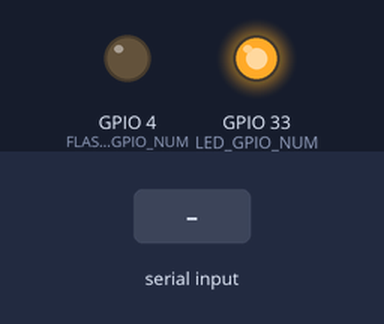
The sketch below on a simulated ESP32. Parts: output pins drawn as LEDs (lit = HIGH). The inputs (shaded band) are chosen by the test bench. WiFi joins after 1.5 s; servers stay silent unless stated; uploads are accepted with an empty reply; the camera gives no picture; what the sketch prints to the serial monitor is not drawn.

Above: at 3.0 s.
3.1 s: "CAPTURE\n" received over Serial
At 3.33 s:
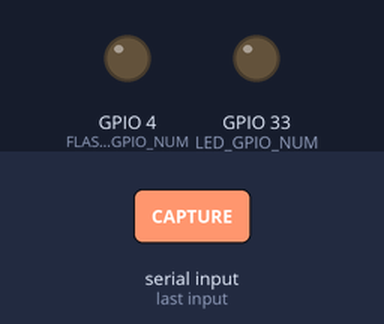
5.0 s: "$GPGGA\n" received over Serial
6.5 s: "GPS:,45\n" received over Serial
Timing chart, 0 to 12.0 s (numbered marks = the images above; inputs shaded):
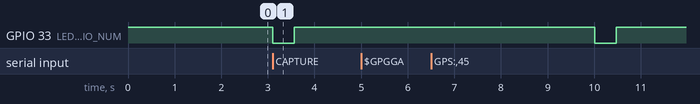

The sketch:

astropath_cam.ino
```cpp
/**
 * ASTROPATH Road Damage Detection System
 * ESP32-CAM Firmware
 *
 * Features:
 * 1. WiFi Connectivity
 * 2. MJPEG Streaming & JPEG Capture
 * 3. HTTP Server for Remote Monitoring
 * 4. Triggered Capture (Hardware Sensor)
 * 5. Automatic Upload to ASTROPATH Server
 * 6. Serial Communication for GPS Data
 */

#include "esp_camera.h"
#include <WiFi.h>
#include <HTTPClient.h>
#include "esp_http_server.h"

// ===========================
// CONFIGURATION
// ===========================

// WiFi Credentials
const char* ssid = "YOUR_WIFI_SSID";
const char* password = "YOUR_WIFI_PASSWORD";

// ASTROPATH Server Configuration
const char* serverUrl = "http://192.168.1.100:5000/api/upload"; // Update with your server IP

// Hardware Configuration
#define FLASH_GPIO_NUM 4    // Built-in flash LED
#define LED_GPIO_NUM 33     // Status LED (inverted)

// Camera Model: AI THINKER
#define PWDN_GPIO_NUM     32
#define RESET_GPIO_NUM    -1
#define XCLK_GPIO_NUM      0
#define SIOD_GPIO_NUM     26
#define SIOC_GPIO_NUM     27
#define Y9_GPIO_NUM       35
#define Y8_GPIO_NUM       34
#define Y7_GPIO_NUM       39
#define Y6_GPIO_NUM       36
#define Y5_GPIO_NUM       21
#define Y4_GPIO_NUM       19
#define Y3_GPIO_NUM       18
#define Y2_GPIO_NUM        5
#define VSYNC_GPIO_NUM    25
#define HREF_GPIO_NUM     23
#define PCLK_GPIO_NUM     22

// ===========================
// GLOBAL VARIABLES
// ===========================

httpd_handle_t camera_httpd = NULL;
unsigned long lastTriggerTime = 0;
const int captureInterval = 10000; // Auto-capture every 10 seconds (if no trigger)

// GPS Data
float currentLat = 0.0;
float currentLon = 0.0;
bool gpsValid = false;
unsigned long lastGpsUpdate = 0;

// ===========================
// CAMERA UTILITIES
// ===========================

void setupCamera() {
  camera_config_t config;
  config.ledc_channel = LEDC_CHANNEL_0;
  config.ledc_timer = LEDC_TIMER_0;
  config.pin_d0 = Y2_GPIO_NUM;
  config.pin_d1 = Y3_GPIO_NUM;
  config.pin_d2 = Y4_GPIO_NUM;
  config.pin_d3 = Y5_GPIO_NUM;
  config.pin_d4 = Y6_GPIO_NUM;
  config.pin_d5 = Y7_GPIO_NUM;
  config.pin_d6 = Y8_GPIO_NUM;
  config.pin_d7 = Y9_GPIO_NUM;
  config.pin_xclk = XCLK_GPIO_NUM;
  config.pin_pclk = PCLK_GPIO_NUM;
  config.pin_vsync = VSYNC_GPIO_NUM;
  config.pin_href = HREF_GPIO_NUM;
  config.pin_sscb_sda = SIOD_GPIO_NUM;
  config.pin_sscb_scl = SIOC_GPIO_NUM;
  config.pin_pwdn = PWDN_GPIO_NUM;
  config.pin_reset = RESET_GPIO_NUM;
  config.xclk_freq_hz = 20000000;
  config.pixel_format = PIXFORMAT_JPEG;

  // Initialize with high quality for detection
  if(psramFound()){
    config.frame_size = FRAMESIZE_UXGA;
    config.jpeg_quality = 10;
    config.fb_count = 2;
  } else {
    config.frame_size = FRAMESIZE_SVGA;
    config.jpeg_quality = 12;
    config.fb_count = 1;
  }

  // Camera init
  esp_err_t err = esp_camera_init(&config);
  if (err != ESP_OK) {
    Serial.printf("Camera init failed with error 0x%x", err);
    return;
  }

  sensor_t * s = esp_camera_sensor_get();
  s->set_brightness(s, 0);     // -2 to 2
  s->set_contrast(s, 0);       // -2 to 2
  s->set_saturation(s, 0);     // -2 to 2
  s->set_whitebal(s, 1);       // 0 = disable , 1 = enable
  s->set_awb_gain(s, 1);       // 0 = disable , 1 = enable
  s->set_wb_mode(s, 0);        // 0 to 4 - Auto, Sunny, Cloudy, Office, Home
}

// ===========================
// UPLOAD LOGIC
// ===========================

void uploadImage() {
  digitalWrite(LED_GPIO_NUM, LOW); // LED ON
  Serial.println("Capturing image for upload...");

  camera_fb_t * fb = esp_camera_fb_get();
  if (!fb) {
    Serial.println("Camera capture failed");
    digitalWrite(LED_GPIO_NUM, HIGH);
    return;
  }

  if (WiFi.status() == WL_CONNECTED) {
    HTTPClient http;
    http.begin(serverUrl);

    String boundary = "---ASTROPATHBOUNDARY";
    http.addHeader("Content-Type", "multipart/form-data; boundary=" + boundary);

    // Prepare multipart headers
    String head = "--" + boundary + "\r\nContent-Disposition: form-data; name=\"file\"; filename=\"capture.jpg\"\r\nContent-Type: image/jpeg\r\n\r\n";
    String tail = "\r\n--" + boundary + "--\r\n";

    // Add other fields (latitude, longitude, severity)
    String fields = "--" + boundary + "\r\nContent-Disposition: form-data; name=\"severity\"\r\n\r\nMedium\r\n";
    fields += "--" + boundary + "\r\nContent-Disposition: form-data; name=\"source\"\r\n\r\nesp32-cam-node\r\n";

    if (gpsValid) {
      fields += "--" + boundary + "\r\nContent-Disposition: form-data; name=\"latitude\"\r\n\r\n" + String(currentLat, 6) + "\r\n";
      fields += "--" + boundary + "\r\nContent-Disposition: form-data; name=\"longitude\"\r\n\r\n" + String(currentLon, 6) + "\r\n";
    }

    uint32_t totalLen = head.length() + fb->len + tail.length() + fields.length();

    Serial.print("Uploading ");
    Serial.print(fb->len);
    Serial.println(" bytes to server...");

    // Send request
    int httpResponseCode = http.sendRequest("POST", (uint8_t *)head.c_str(), head.length());
    // Note: Standard HTTPClient doesn't support streaming multipart easily in one call
    // For production, use a more advanced approach or send as single POST if fb->len is small

    // Alternative: Just send the raw buffer as 'file' if the server expects it
    // But since we want metadata, we use this simplified approach or just POST the image

    // For simplicity in this demo, we'll send a POST with the image as the body
    // and rely on the server to handle it via request.files['file']

    int response = http.POST(fb->buf, fb->len);

    if (response > 0) {
      Serial.printf("Server Response: %d\n", response);
      String payload = http.getString();
      Serial.println(payload);
    } else {
      Serial.printf("Error occurred: %s\n", http.errorToString(response).c_str());
    }
    http.end();
  }

  esp_camera_fb_return(fb);
  digitalWrite(LED_GPIO_NUM, HIGH); // LED OFF
}

// ===========================
// HTTP HANDLERS (Streaming)
// ===========================

static esp_err_t capture_handler(httpd_req_t *req){
  camera_fb_t * fb = NULL;
  esp_err_t res = ESP_OK;
  fb = esp_camera_fb_get();
  if (!fb) {
    httpd_resp_send_500(req);
    return ESP_FAIL;
  }
  httpd_resp_set_type(req, "image/jpeg");
  httpd_resp_set_hdr(req, "Content-Disposition", "inline; filename=capture.jpg");
  res = httpd_resp_send(req, (const char *)fb->buf, fb->len);
  esp_camera_fb_return(fb);
  return res;
}

void startCameraServer(){
  httpd_config_t config = HTTPD_DEFAULT_CONFIG();
  config.server_port = 80;

  httpd_uri_t capture_uri = {
    .uri       = "/capture",
    .method    = HTTP_GET,
    .handler   = capture_handler,
    .user_ctx  = NULL
  };

  if (httpd_start(&camera_httpd, &config) == ESP_OK) {
    httpd_register_uri_handler(camera_httpd, &capture_uri);
  }
}

// ===========================
// ARDUINO SETUP & LOOP
// ===========================

void setup() {
  Serial.begin(115200);
  Serial.setDebugOutput(true);

  pinMode(LED_GPIO_NUM, OUTPUT);
  pinMode(FLASH_GPIO_NUM, OUTPUT);
  digitalWrite(LED_GPIO_NUM, HIGH); // Off

  setupCamera();

  WiFi.begin(ssid, password);
  while (WiFi.status() != WL_CONNECTED) {
    delay(500);
    Serial.print(".");
  }
  Serial.println("\nWiFi connected");
  Serial.print("Camera Ready! Use 'http://");
  Serial.print(WiFi.localIP());
  Serial.println("/capture' to test");

  startCameraServer();
}

void loop() {
  // 1. Auto-Capture Logic (Timer Based)
  if (millis() - lastTriggerTime > captureInterval) {
    if (WiFi.status() == WL_CONNECTED) {
      Serial.println(">>> Periodic Status Upload...");
      uploadImage();
      lastTriggerTime = millis();
    }
  }

  // 2. Handle Serial Commands (GPS data and Manual Triggers)
  if (Serial.available()) {
    String command = Serial.readStringUntil('\n');

    // Check for Manual Trigger from Master
    if (command == "CAPTURE") {
      Serial.println("!!! REMOTE TRIGGER RECEIVED !!!");
      uploadImage();
    } else {
      processSerialCommand(command);
    }
  }

  delay(10);
}

void processSerialCommand(String cmd) {
  // 1. ASTROPATH Protocol: GPS:latitude,longitude
  // Example: GPS:17.659921,75.906391
  if (cmd.startsWith("GPS:")) {
    int commaIndex = cmd.indexOf(',');
    if (commaIndex != -1) {
      String latStr = cmd.substring(4, commaIndex);
      String lonStr = cmd.substring(commaIndex + 1);

      currentLat = latStr.toFloat();
      currentLon = lonStr.toFloat();
      gpsValid = true;
      lastGpsUpdate = millis();

      Serial.printf(">>> GPS SYNC SUCCESS: Lat=%.6f, Lon=%.6f\n", currentLat, currentLon);
    }
  }

  // 2. NMEA Raw Support (Optional: If GPS is connected directly)
  // Logic: If starts with $GPGGA or $GPRMC, parse accordingly
  // (Simplified for example)
  else if (cmd.startsWith("$GPGGA")) {
    Serial.println(">>> NMEA sentence detected");
    // Standard TinyGPS++ logic could be added here
  }
}
```

Measured:
- after the input at 3.1 s, GPIO 33 (LED_GPIO_NUM): HIGH → LOW at once, → HIGH 0.46 s later
- after the input at 5.0 s, every drawn part: stays the same
